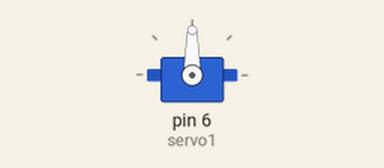
The sketch below on a simulated Arduino Uno, built with avr-gcc and run on an emulated ATmega328P. Shown: servo. What the sketch prints to the serial monitor is not drawn.

Above: at 0.05 s.
At 1.5 s:
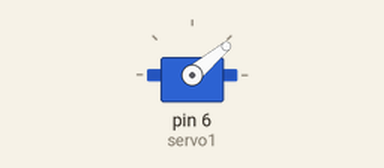
At 3.0 s:
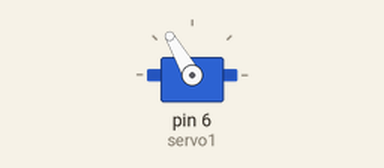
Timing chart, 0 to 6.9 s (numbered marks = the images above):
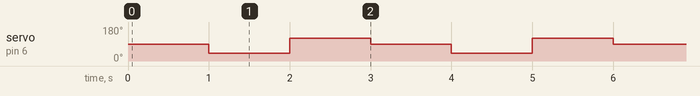

Measured:
- by itself, servo on pin 6 (servo1): repeats every 3.0 s: 120° 1.0 s, 90° 1.0 s, 40° 1.0 s

The sketch:

ServoTest.ino
```cpp
#include <Servo.h>

Servo servo1;

void setup() {
  servo1.attach(6);  // S1 on Longfly dRehm
  Serial.begin(115200);
  Serial.println("Setup Good");
}

void loop() {
  servo1.write(90);
  delay(1000);
  servo1.write(40);
  delay(1000);
  servo1.write(120);
  delay(1000);
}
```
